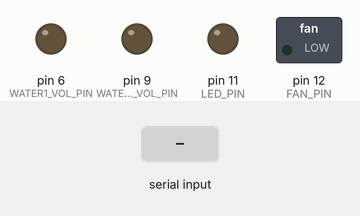
Simulated run of this sketch. Board: Arduino Uno, built with avr-gcc and run on an emulated ATmega328P. Shown: switched loads named in the sketch (green lamp = pin HIGH), output pins drawn as LEDs (lit = HIGH). The test bench sets the inputs (shaded band). What the sketch prints to the serial monitor is not drawn.

Above: at 1.2 s.
1.3 s: "W\n" received over Serial
At 1.6 s:
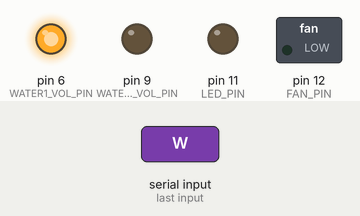
2.8 s: byte 80 ('P') received over Serial
At 3.9 s:
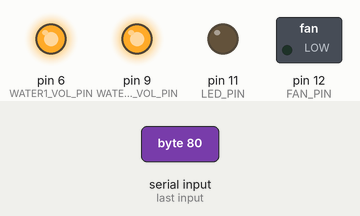
4.3 s: byte 119 ('w') received over Serial
At 5.1 s:
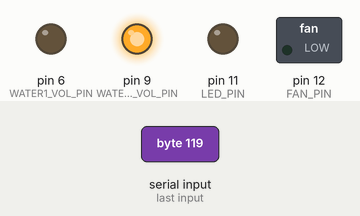
5.8 s: byte 76 ('L') received over Serial
At 6.2 s:
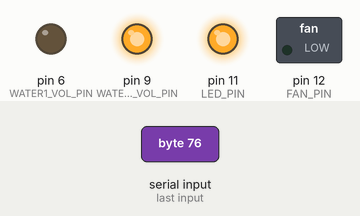
7.3 s: byte 87 ('W') received over Serial
At 8.5 s:
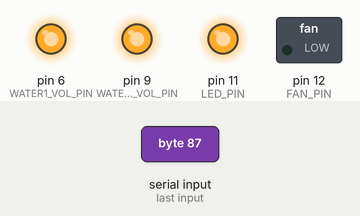
8.8 s: byte 112 ('p') received over Serial
At 9.7 s:
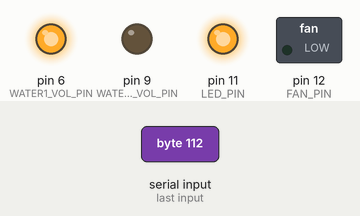
Timing chart, 0 to 11.3 s (numbered marks = the images above; inputs shaded):
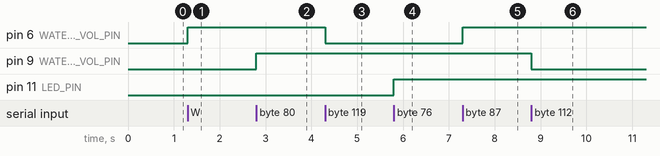

Measured:
- after the input at 1.3 s, pin 6 (WATER1_VOL_PIN): LOW → HIGH at once
- after the input at 2.8 s, pin 9 (WATER2_VOL_PIN): LOW → HIGH at once
- after the input at 4.3 s, pin 6 (WATER1_VOL_PIN): HIGH → LOW at once
- after the input at 5.8 s, pin 11 (LED_PIN): LOW → HIGH at once
- after the input at 7.3 s, pin 6 (WATER1_VOL_PIN): LOW → HIGH at once
- after the input at 8.8 s, pin 9 (WATER2_VOL_PIN): HIGH → LOW at once

The sketch:

ControlUnit.ino
```cpp
// ------------------------------------------------------
// Smart Farm Stat Unit Arduino
// https://github.com/ahjeon0407
// ------------------------------------------------------

// Debugging setting
//#define DEBUG 1

// Baudrate setting
#define BAUDRATE 9600

// Pin setting
#define WATER1_GND_PIN 5
#define WATER1_VOL_PIN 6
#define WATER1_ENA_PIN 7
#define WATER2_GND_PIN 8
#define WATER2_VOL_PIN 9
#define WATER2_ENB_PIN 10
#define LED_PIN 11
#define FAN_PIN 12

int waterPump_stat1 = 0;
int waterPump_stat2 = 0;
int led_stat = 0;
int fan_stat = 0;

void setup() {
  Serial.begin(BAUDRATE);

  pinMode(WATER1_GND_PIN, OUTPUT);
  pinMode(WATER1_VOL_PIN, OUTPUT);
  pinMode(WATER2_GND_PIN, OUTPUT);
  pinMode(WATER2_VOL_PIN, OUTPUT);
  pinMode(LED_PIN, OUTPUT);
  pinMode(FAN_PIN, OUTPUT);

  if(digitalRead(WATER1_GND_PIN)) waterPump_stat1 = 1;
  else if(!digitalRead(WATER1_GND_PIN)) waterPump_stat1 = 0;
  if(digitalRead(WATER2_GND_PIN)) waterPump_stat2 = 1;
  else if(!digitalRead(WATER2_GND_PIN)) waterPump_stat2 = 0;
  if(digitalRead(LED_PIN)) led_stat = 1;
  else if(!digitalRead(LED_PIN)) led_stat = 0;
  if(digitalRead(FAN_PIN)) fan_stat = 1;
  else if(!digitalRead(FAN_PIN)) fan_stat = 0;

  sendStat();
}

void loop() {

}

void serialEvent() {
  char msg = Serial.read();

  if(msg == 'W') {
    digitalWrite(WATER1_GND_PIN, LOW);
    digitalWrite(WATER1_VOL_PIN, HIGH);
    digitalWrite(WATER1_ENA_PIN, 255);
    waterPump_stat1 = 1;
  }
  else if(msg == 'w') {
    digitalWrite(WATER1_GND_PIN, LOW);
    digitalWrite(WATER1_VOL_PIN, LOW);
    digitalWrite(WATER1_ENA_PIN, 0);
    waterPump_stat1 = 0;
  }
  else if(msg == 'P') {
    digitalWrite(WATER2_GND_PIN, LOW);
    digitalWrite(WATER2_VOL_PIN, HIGH);
    digitalWrite(WATER2_ENB_PIN, 255);
    waterPump_stat2 = 1;
  }
  else if(msg == 'p') {
    digitalWrite(WATER2_GND_PIN, LOW);
    digitalWrite(WATER2_VOL_PIN, LOW);
    digitalWrite(WATER2_ENB_PIN, 0);
    waterPump_stat2 = 0;
  }
  else if(msg == 'L') {
    digitalWrite(LED_PIN, HIGH);
    led_stat = 1;
  }
  else if(msg == 'l') {
    digitalWrite(LED_PIN, LOW);
    led_stat = 0;
  }
  else if(msg == 'F') {
    digitalWrite(FAN_PIN, HIGH);
    fan_stat = 1;
  }
  else if(msg == 'f') {
    digitalWrite(FAN_PIN, LOW);
    fan_stat = 0;
  }

  sendStat();
}

void sendStat() {
#ifdef DEBUG
  Serial.print("WATER PUMP1: "); Serial.print(waterPump_stat1);
  Serial.print("WATER PUMP2: "); Serial.print(waterPump_stat2);
  Serial.print("LED: "); Serial.print(led_stat);
  Serial.print("FAN: "); Serial.println(fan_stat);
#else
  Serial.write('\x01');
  Serial.write(waterPump_stat1);
  Serial.write(waterPump_stat2);
  Serial.write(led_stat);
  Serial.write(fan_stat);
  Serial.write('\n');
#endif
}
```
